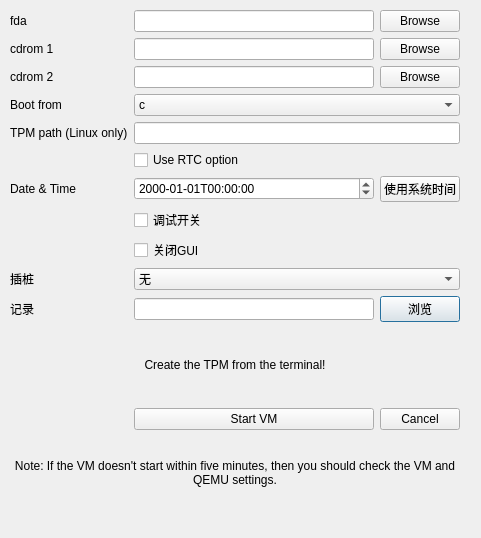
<?xml version="1.0" encoding="UTF-8"?>
<ui version="4.0">
 <class>Dialog</class>
 <widget class="QDialog" name="Dialog">
  <property name="geometry">
   <rect>
    <x>0</x>
    <y>0</y>
    <width>481</width>
    <height>538</height>
   </rect>
  </property>
  <property name="sizePolicy">
   <sizepolicy hsizetype="Fixed" vsizetype="Fixed">
    <horstretch>0</horstretch>
    <verstretch>0</verstretch>
   </sizepolicy>
  </property>
  <property name="minimumSize">
   <size>
    <width>410</width>
    <height>300</height>
   </size>
  </property>
  <property name="maximumSize">
   <size>
    <width>610</width>
    <height>800</height>
   </size>
  </property>
  <property name="windowTitle">
   <string>Dialog</string>
  </property>
  <property name="locale">
   <locale language="English" country="UnitedStates"/>
  </property>
  <widget class="QWidget" name="gridLayoutWidget">
   <property name="geometry">
    <rect>
     <x>10</x>
     <y>10</y>
     <width>450</width>
     <height>500</height>
    </rect>
   </property>
   <layout class="QGridLayout" name="gridLayout">
    <item row="4" column="0">
     <widget class="QLabel" name="label_8">
      <property name="text">
       <string>cdrom 2</string>
      </property>
     </widget>
    </item>
    <item row="5" column="1" colspan="2">
     <widget class="QComboBox" name="comboBox">
      <item>
       <property name="text">
        <string>c</string>
       </property>
      </item>
      <item>
       <property name="text">
        <string>a</string>
       </property>
      </item>
      <item>
       <property name="text">
        <string>d</string>
       </property>
      </item>
      <item>
       <property name="text">
        <string>Let QEMU decide</string>
       </property>
      </item>
     </widget>
    </item>
    <item row="12" column="1" colspan="2">
     <widget class="QComboBox" name="comboBox_hook">
      <item>
       <property name="text">
        <string>无</string>
       </property>
      </item>
      <item>
       <property name="text">
        <string>指令级</string>
       </property>
      </item>
      <item>
       <property name="text">
        <string>基本块级</string>
       </property>
      </item>
      <item>
       <property name="text">
        <string>函数级</string>
       </property>
      </item>
      <item>
       <property name="text">
        <string>模块级</string>
       </property>
      </item>
     </widget>
    </item>
    <item row="12" column="0">
     <widget class="QLabel" name="label_hook">
      <property name="text">
       <string>插桩</string>
      </property>
     </widget>
    </item>
    <item row="7" column="1" colspan="2">
     <widget class="QCheckBox" name="checkBox">
      <property name="text">
       <string>Use RTC option</string>
      </property>
     </widget>
    </item>
    <item row="15" column="0">
     <widget class="QLabel" name="label_log">
      <property name="text">
       <string>记录</string>
      </property>
     </widget>
    </item>
    <item row="15" column="2">
     <widget class="QPushButton" name="pushButton_log">
      <property name="text">
       <string>浏览</string>
      </property>
     </widget>
    </item>
    <item row="15" column="1">
     <widget class="QLineEdit" name="lineEdit_log"/>
    </item>
    <item row="1" column="1">
     <widget class="QLineEdit" name="lineEdit"/>
    </item>
    <item row="5" column="0">
     <widget class="QLabel" name="label_3">
      <property name="text">
       <string>Boot from</string>
      </property>
     </widget>
    </item>
    <item row="17" column="0" colspan="3">
     <widget class="QLabel" name="label_7">
      <property name="text">
       <string>Create the TPM from the terminal!</string>
      </property>
      <property name="alignment">
       <set>Qt::AlignCenter</set>
      </property>
      <property name="wordWrap">
       <bool>true</bool>
      </property>
     </widget>
    </item>
    <item row="4" column="1">
     <widget class="QLineEdit" name="lineEdit_4"/>
    </item>
    <item row="8" column="2">
     <widget class="QPushButton" name="pushButton_5">
      <property name="text">
       <string>使用系统时间</string>
      </property>
     </widget>
    </item>
    <item row="8" column="1">
     <widget class="QDateTimeEdit" name="dateTimeEdit">
      <property name="displayFormat">
       <string>yyyy-MM-ddThh:mm:ss</string>
      </property>
     </widget>
    </item>
    <item row="2" column="2">
     <widget class="QPushButton" name="pushButton_2">
      <property name="text">
       <string>Browse</string>
      </property>
     </widget>
    </item>
    <item row="2" column="1">
     <widget class="QLineEdit" name="lineEdit_2"/>
    </item>
    <item row="1" column="2">
     <widget class="QPushButton" name="pushButton">
      <property name="text">
       <string>Browse</string>
      </property>
     </widget>
    </item>
    <item row="4" column="2">
     <widget class="QPushButton" name="pushButton_6">
      <property name="text">
       <string>Browse</string>
      </property>
     </widget>
    </item>
    <item row="8" column="0">
     <widget class="QLabel" name="label_4">
      <property name="text">
       <string>Date &amp; Time</string>
      </property>
     </widget>
    </item>
    <item row="1" column="0">
     <widget class="QLabel" name="label">
      <property name="text">
       <string>fda</string>
      </property>
     </widget>
    </item>
    <item row="18" column="2">
     <widget class="QPushButton" name="pushButton_4">
      <property name="text">
       <string>Cancel</string>
      </property>
     </widget>
    </item>
    <item row="19" column="0" colspan="3">
     <widget class="QLabel" name="label_5">
      <property name="text">
       <string>Note: If the VM doesn't start within five minutes, then you should check the VM and QEMU settings.</string>
      </property>
      <property name="alignment">
       <set>Qt::AlignCenter</set>
      </property>
      <property name="wordWrap">
       <bool>true</bool>
      </property>
     </widget>
    </item>
    <item row="6" column="0">
     <widget class="QLabel" name="label_6">
      <property name="text">
       <string>TPM path (Linux only)</string>
      </property>
     </widget>
    </item>
    <item row="18" column="1">
     <widget class="QPushButton" name="pushButton_3">
      <property name="text">
       <string>Start VM</string>
      </property>
     </widget>
    </item>
    <item row="2" column="0">
     <widget class="QLabel" name="label_2">
      <property name="text">
       <string>cdrom 1</string>
      </property>
     </widget>
    </item>
    <item row="10" column="1">
     <widget class="QCheckBox" name="checkBox_debug_2">
      <property name="text">
       <string>关闭GUI</string>
      </property>
     </widget>
    </item>
    <item row="9" column="1">
     <widget class="QCheckBox" name="checkBox_debug">
      <property name="text">
       <string>调试开关</string>
      </property>
     </widget>
    </item>
    <item row="6" column="1" colspan="2">
     <widget class="QLineEdit" name="lineEdit_3"/>
    </item>
   </layout>
  </widget>
 </widget>
 <tabstops>
  <tabstop>lineEdit</tabstop>
  <tabstop>pushButton</tabstop>
  <tabstop>lineEdit_2</tabstop>
  <tabstop>pushButton_2</tabstop>
  <tabstop>lineEdit_4</tabstop>
  <tabstop>pushButton_6</tabstop>
  <tabstop>comboBox</tabstop>
  <tabstop>lineEdit_3</tabstop>
  <tabstop>dateTimeEdit</tabstop>
  <tabstop>pushButton_5</tabstop>
  <tabstop>pushButton_3</tabstop>
  <tabstop>pushButton_4</tabstop>
 </tabstops>
 <resources/>
 <connections/>
</ui>
